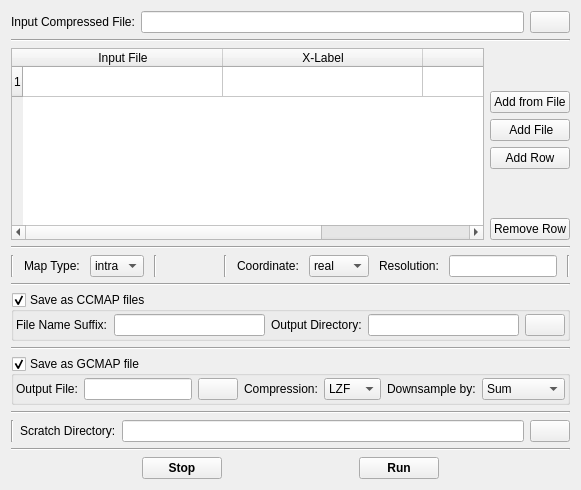
           <widget class="QWidget" name="cooMatrixFormatTab">
            <attribute name="title">
             <string>1</string>
            </attribute>
            <layout class="QVBoxLayout" name="verticalLayout_5">
             <item>
              <layout class="QHBoxLayout" name="cooMatArchivFileHLayout">
               <item>
                <widget class="QLabel" name="cooMatArchivFileQLabel">
                 <property name="text">
                  <string>Input Compressed File:</string>
                 </property>
                </widget>
               </item>
               <item>
                <widget class="QLineEdit" name="cooMatArchivFileLineEdit">
                 <property name="toolTip">
                  <string/>
                 </property>
                 <property name="whatsThis">
                  <string>Input compressed archive file containing all the listed contact maps.
Presently, only &quot;tar.gz&quot; and &quot;zip&quot; compressed files are supported.</string>
                 </property>
                </widget>
               </item>
               <item>
                <widget class="QPushButton" name="cooMatArchivFileBrowsButton">
                 <property name="text">
                  <string/>
                 </property>
                </widget>
               </item>
              </layout>
             </item>
             <item>
              <widget class="Line" name="cooMatTabHline_1">
               <property name="maximumSize">
                <size>
                 <width>880</width>
                 <height>16777215</height>
                </size>
               </property>
               <property name="orientation">
                <enum>Qt::Horizontal</enum>
               </property>
              </widget>
             </item>
             <item>
              <layout class="QHBoxLayout" name="cooMatInOutHLayout">
               <item>
                <widget class="QTableWidget" name="cooMatIOTable">
                 <property name="whatsThis">
                  <string>&lt;html&gt;&lt;head/&gt;&lt;body&gt;&lt;p&gt;Table containing Input file  with respective xlabel and ylabel. xlabel and ylabel is neccessary for identification of data. &lt;/p&gt;&lt;/body&gt;&lt;/html&gt;</string>
                 </property>
                 <property name="editTriggers">
                  <set>QAbstractItemView::AnyKeyPressed|QAbstractItemView::DoubleClicked|QAbstractItemView::EditKeyPressed</set>
                 </property>
                 <property name="dragDropMode">
                  <enum>QAbstractItemView::DropOnly</enum>
                 </property>
                 <property name="alternatingRowColors">
                  <bool>true</bool>
                 </property>
                 <property name="wordWrap">
                  <bool>false</bool>
                 </property>
                 <property name="cornerButtonEnabled">
                  <bool>true</bool>
                 </property>
                 <attribute name="horizontalHeaderDefaultSectionSize">
                  <number>200</number>
                 </attribute>
                 <attribute name="horizontalHeaderStretchLastSection">
                  <bool>true</bool>
                 </attribute>
                 <row>
                  <property name="text">
                   <string>1</string>
                  </property>
                 </row>
                 <column>
                  <property name="text">
                   <string>Input File</string>
                  </property>
                  <property name="textAlignment">
                   <set>AlignHCenter|AlignVCenter|AlignCenter</set>
                  </property>
                 </column>
                 <column>
                  <property name="text">
                   <string>X-Label</string>
                  </property>
                  <property name="textAlignment">
                   <set>AlignHCenter|AlignVCenter|AlignCenter</set>
                  </property>
                 </column>
                 <column>
                  <property name="text">
                   <string>Y-Label</string>
                  </property>
                  <property name="textAlignment">
                   <set>AlignHCenter|AlignVCenter|AlignCenter</set>
                  </property>
                 </column>
                </widget>
               </item>
               <item>
                <layout class="QVBoxLayout" name="cooMatIOTableOptsVLayout">
                 <item>
                  <spacer name="cooMatIOTableOptsSpacer_3">
                   <property name="orientation">
                    <enum>Qt::Vertical</enum>
                   </property>
                   <property name="sizeHint" stdset="0">
                    <size>
                     <width>20</width>
                     <height>40</height>
                    </size>
                   </property>
                  </spacer>
                 </item>
                 <item>
                  <widget class="QPushButton" name="cooMatIOAddFromFileButton">
                   <property name="whatsThis">
                    <string>&lt;html&gt;&lt;head/&gt;&lt;body&gt;&lt;p&gt;&lt;span style=&quot; font-weight:600;&quot;&gt;Meta input file&lt;/span&gt; containing input contact map files list with respective xlabel and ylabel. xlabel should be always provided. In case of intra-chromosomal map, only xlabel is sufficient because both x and y axis are of same chromosome. However for inter-chromosomal map, both xlabel and ylabel should be provided.&lt;/p&gt;&lt;p&gt;&lt;span style=&quot; font-weight:600;&quot;&gt;Example format&lt;/span&gt;:&lt;/p&gt;&lt;p&gt;100kb_resolution_intrachromosomal/chr1/MAPQGE30/chr1_100kb.RAWobserved chr1&lt;/p&gt;&lt;p&gt;100kb_resolution_intrachromosomal/chr5/MAPQGE30/chr5_100kb.RAWobserved chr5&lt;/p&gt;&lt;p&gt;100kb_resolution_intrachromosomal/chr15/MAPQGE30/chr15_100kb.RAWobserved chr15&lt;/p&gt;&lt;p&gt;100kb_resolution_intrachromosomal/chr20/MAPQGE30/chr20_100kb.RAWobserved chr20&lt;/p&gt;&lt;p&gt;100kb_resolution_intrachromosomal/chr21/MAPQGE30/chr21_100kb.RAWobserved chr21&lt;/p&gt;&lt;p&gt;100kb_resolution_intrachromosomal/chr22/MAPQGE30/chr22_100kb.RAWobserved chr22&lt;/p&gt;&lt;p&gt;&lt;br/&gt;&lt;/p&gt;&lt;/body&gt;&lt;/html&gt;</string>
                   </property>
                   <property name="text">
                    <string>Add from File</string>
                   </property>
                  </widget>
                 </item>
                 <item>
                  <widget class="QPushButton" name="cooMatIOAddFileButton">
                   <property name="toolTip">
                    <string>Add a single file to table.</string>
                   </property>
                   <property name="whatsThis">
                    <string>&lt;html&gt;&lt;head/&gt;&lt;body&gt;&lt;p&gt;Add a single file to table.&lt;/p&gt;&lt;/body&gt;&lt;/html&gt;</string>
                   </property>
                   <property name="text">
                    <string> Add File</string>
                   </property>
                  </widget>
                 </item>
                 <item>
                  <widget class="QPushButton" name="cooMatIOTableAddRowButton">
                   <property name="text">
                    <string>Add Row</string>
                   </property>
                  </widget>
                 </item>
                 <item>
                  <spacer name="cooMatIOTableOptsSpacer_1">
                   <property name="orientation">
                    <enum>Qt::Vertical</enum>
                   </property>
                   <property name="sizeHint" stdset="0">
                    <size>
                     <width>20</width>
                     <height>40</height>
                    </size>
                   </property>
                  </spacer>
                 </item>
                 <item>
                  <widget class="QPushButton" name="cooMatIOTableRemovRowButton">
                   <property name="enabled">
                    <bool>true</bool>
                   </property>
                   <property name="text">
                    <string>Remove Row</string>
                   </property>
                  </widget>
                 </item>
                </layout>
               </item>
              </layout>
             </item>
             <item>
              <widget class="Line" name="cooMatTabHline_2">
               <property name="orientation">
                <enum>Qt::Horizontal</enum>
               </property>
              </widget>
             </item>
             <item>
              <layout class="QHBoxLayout" name="cooMatOptionsHLayout">
               <property name="spacing">
                <number>10</number>
               </property>
               <item>
                <widget class="Line" name="cooMatOptionsLine_3">
                 <property name="orientation">
                  <enum>Qt::Vertical</enum>
                 </property>
                </widget>
               </item>
               <item>
                <widget class="QLabel" name="cooMatMapTypeQlabel">
                 <property name="text">
                  <string>Map Type:</string>
                 </property>
                </widget>
               </item>
               <item>
                <widget class="QComboBox" name="cooMatMapTypeCBox">
                 <item>
                  <property name="text">
                   <string>intra</string>
                  </property>
                 </item>
                 <item>
                  <property name="text">
                   <string>inter</string>
                  </property>
                 </item>
                </widget>
               </item>
               <item>
                <widget class="Line" name="cooMatOptionsLine_1">
                 <property name="orientation">
                  <enum>Qt::Vertical</enum>
                 </property>
                </widget>
               </item>
               <item>
                <spacer name="cooMatOptionsHLayoutSpacer_1">
                 <property name="orientation">
                  <enum>Qt::Horizontal</enum>
                 </property>
                 <property name="sizeHint" stdset="0">
                  <size>
                   <width>40</width>
                   <height>20</height>
                  </size>
                 </property>
                </spacer>
               </item>
               <item>
                <widget class="Line" name="cooMatOptionsLine_2">
                 <property name="orientation">
                  <enum>Qt::Vertical</enum>
                 </property>
                </widget>
               </item>
               <item>
                <widget class="QLabel" name="cooMatCoordTypeQLabel">
                 <property name="text">
                  <string>Coordinate:</string>
                 </property>
                </widget>
               </item>
               <item>
                <widget class="QComboBox" name="cooMatCoordTypeCBox">
                 <item>
                  <property name="text">
                   <string>real</string>
                  </property>
                 </item>
                 <item>
                  <property name="text">
                   <string>index</string>
                  </property>
                 </item>
                </widget>
               </item>
               <item>
                <widget class="QLabel" name="cooMatResolutionQLabel">
                 <property name="text">
                  <string>Resolution:</string>
                 </property>
                </widget>
               </item>
               <item>
                <widget class="QLineEdit" name="cooMatResolutionLineEdit">
                 <property name="sizePolicy">
                  <sizepolicy hsizetype="Fixed" vsizetype="Fixed">
                   <horstretch>0</horstretch>
                   <verstretch>0</verstretch>
                  </sizepolicy>
                 </property>
                 <property name="text">
                  <string/>
                 </property>
                </widget>
               </item>
               <item>
                <widget class="Line" name="cooMatOptionsLine_4">
                 <property name="orientation">
                  <enum>Qt::Vertical</enum>
                 </property>
                </widget>
               </item>
              </layout>
             </item>
             <item>
              <widget class="Line" name="cooMatTabHline_5">
               <property name="orientation">
                <enum>Qt::Horizontal</enum>
               </property>
              </widget>
             </item>
             <item>
              <widget class="QGroupBox" name="cooMatCCMapGroupBox">
               <property name="title">
                <string>Save as CCMAP files</string>
               </property>
               <property name="checkable">
                <bool>true</bool>
               </property>
               <layout class="QHBoxLayout" name="horizontalLayout_3">
                <property name="leftMargin">
                 <number>2</number>
                </property>
                <property name="topMargin">
                 <number>2</number>
                </property>
                <property name="rightMargin">
                 <number>2</number>
                </property>
                <property name="bottomMargin">
                 <number>2</number>
                </property>
                <item>
                 <widget class="QLabel" name="cooMatCCMapOutSuffixQlabel">
                  <property name="text">
                   <string>File Name Suffix:</string>
                  </property>
                 </widget>
                </item>
                <item>
                 <widget class="QLineEdit" name="cooMatCCMapOutSuffixLineEdit"/>
                </item>
                <item>
                 <widget class="QLabel" name="cooMatOutDirQLabel">
                  <property name="text">
                   <string>Output Directory:</string>
                  </property>
                 </widget>
                </item>
                <item>
                 <widget class="QLineEdit" name="cooMatOutDIrLineEdit"/>
                </item>
                <item>
                 <widget class="QPushButton" name="cooMatOutDirBrowseButton">
                  <property name="text">
                   <string/>
                  </property>
                 </widget>
                </item>
               </layout>
              </widget>
             </item>
             <item>
              <widget class="Line" name="cooMatTabHline_6">
               <property name="orientation">
                <enum>Qt::Horizontal</enum>
               </property>
              </widget>
             </item>
             <item>
              <widget class="QGroupBox" name="cooMatGCMapBoxGroupBox">
               <property name="title">
                <string>Save as GCMAP file</string>
               </property>
               <property name="checkable">
                <bool>true</bool>
               </property>
               <layout class="QGridLayout" name="gridLayout">
                <property name="leftMargin">
                 <number>2</number>
                </property>
                <property name="topMargin">
                 <number>2</number>
                </property>
                <property name="rightMargin">
                 <number>2</number>
                </property>
                <property name="bottomMargin">
                 <number>2</number>
                </property>
                <item row="0" column="1">
                 <widget class="QLineEdit" name="cooMatGCMapOutLineEdit"/>
                </item>
                <item row="0" column="0">
                 <widget class="QLabel" name="cooMatGCMapOutQlabel">
                  <property name="text">
                   <string>Output File:</string>
                  </property>
                 </widget>
                </item>
                <item row="0" column="2">
                 <widget class="QPushButton" name="cooMatGCMapOutSelectButton">
                  <property name="text">
                   <string/>
                  </property>
                 </widget>
                </item>
                <item row="0" column="4">
                 <widget class="QComboBox" name="cooMatGCMapCompressCBox">
                  <property name="sizePolicy">
                   <sizepolicy hsizetype="Fixed" vsizetype="Fixed">
                    <horstretch>0</horstretch>
                    <verstretch>0</verstretch>
                   </sizepolicy>
                  </property>
                  <property name="maximumSize">
                   <size>
                    <width>60</width>
                    <height>16777215</height>
                   </size>
                  </property>
                  <item>
                   <property name="text">
                    <string>LZF</string>
                   </property>
                  </item>
                  <item>
                   <property name="text">
                    <string>GZIP</string>
                   </property>
                  </item>
                 </widget>
                </item>
                <item row="0" column="3">
                 <widget class="QLabel" name="cooMatGCMapCompressQLabel">
                  <property name="text">
                   <string>Compression:</string>
                  </property>
                 </widget>
                </item>
                <item row="0" column="6">
                 <widget class="QComboBox" name="cooMatGCMapDownsampleCBox">
                  <item>
                   <property name="text">
                    <string>Sum</string>
                   </property>
                  </item>
                  <item>
                   <property name="text">
                    <string>Maximum</string>
                   </property>
                  </item>
                  <item>
                   <property name="text">
                    <string>Average</string>
                   </property>
                  </item>
                 </widget>
                </item>
                <item row="0" column="5">
                 <widget class="QLabel" name="cooMatGCMapDownsampleQLabel">
                  <property name="text">
                   <string>Downsample by:</string>
                  </property>
                 </widget>
                </item>
               </layout>
              </widget>
             </item>
             <item>
              <widget class="Line" name="cooMatTabHline_3">
               <property name="orientation">
                <enum>Qt::Horizontal</enum>
               </property>
              </widget>
             </item>
             <item>
              <layout class="QHBoxLayout" name="cooMatDirsSelectLayout">
               <item>
                <widget class="Line" name="cooMatDirVLine">
                 <property name="orientation">
                  <enum>Qt::Vertical</enum>
                 </property>
                </widget>
               </item>
               <item>
                <widget class="QLabel" name="cooMatScratchDirQLabel">
                 <property name="text">
                  <string>Scratch Directory:</string>
                 </property>
                </widget>
               </item>
               <item>
                <widget class="QLineEdit" name="cooMatScratchDirLineEdit"/>
               </item>
               <item>
                <widget class="QPushButton" name="cooMatScratchDirBrowsButton">
                 <property name="text">
                  <string/>
                 </property>
                </widget>
               </item>
              </layout>
             </item>
             <item>
              <widget class="Line" name="cooMatTabHline_4">
               <property name="orientation">
                <enum>Qt::Horizontal</enum>
               </property>
              </widget>
             </item>
             <item>
              <layout class="QHBoxLayout" name="horizontalLayout_2">
               <item>
                <spacer name="horizontalSpacer">
                 <property name="orientation">
                  <enum>Qt::Horizontal</enum>
                 </property>
                 <property name="sizeHint" stdset="0">
                  <size>
                   <width>40</width>
                   <height>20</height>
                  </size>
                 </property>
                </spacer>
               </item>
               <item>
                <widget class="QPushButton" name="cooMatTabStopButton">
                 <property name="font">
                  <font>
                   <weight>75</weight>
                   <bold>true</bold>
                  </font>
                 </property>
                 <property name="text">
                  <string>Stop</string>
                 </property>
                </widget>
               </item>
               <item>
                <spacer name="horizontalSpacer_3">
                 <property name="orientation">
                  <enum>Qt::Horizontal</enum>
                 </property>
                 <property name="sizeHint" stdset="0">
                  <size>
                   <width>40</width>
                   <height>20</height>
                  </size>
                 </property>
                </spacer>
               </item>
               <item>
                <widget class="QPushButton" name="cooMatTabRunButton">
                 <property name="font">
                  <font>
                   <weight>75</weight>
                   <bold>true</bold>
                  </font>
                 </property>
                 <property name="text">
                  <string>Run</string>
                 </property>
                </widget>
               </item>
               <item>
                <spacer name="horizontalSpacer_2">
                 <property name="orientation">
                  <enum>Qt::Horizontal</enum>
                 </property>
                 <property name="sizeHint" stdset="0">
                  <size>
                   <width>40</width>
                   <height>20</height>
                  </size>
                 </property>
                </spacer>
               </item>
              </layout>
             </item>
            </layout>
            <zorder>cooMatTabHline_4</zorder>
            <zorder>cooMatTabHline_3</zorder>
            <zorder></zorder>
            <zorder>cooMatTabHline_1</zorder>
            <zorder></zorder>
            <zorder>cooMatTabHline_2</zorder>
            <zorder>cooMatCCMapGroupBox</zorder>
            <zorder>cooMatGCMapBoxGroupBox</zorder>
            <zorder>cooMatTabHline_5</zorder>
            <zorder>cooMatTabHline_6</zorder>
            <zorder></zorder>
            <zorder></zorder>
           </widget>
